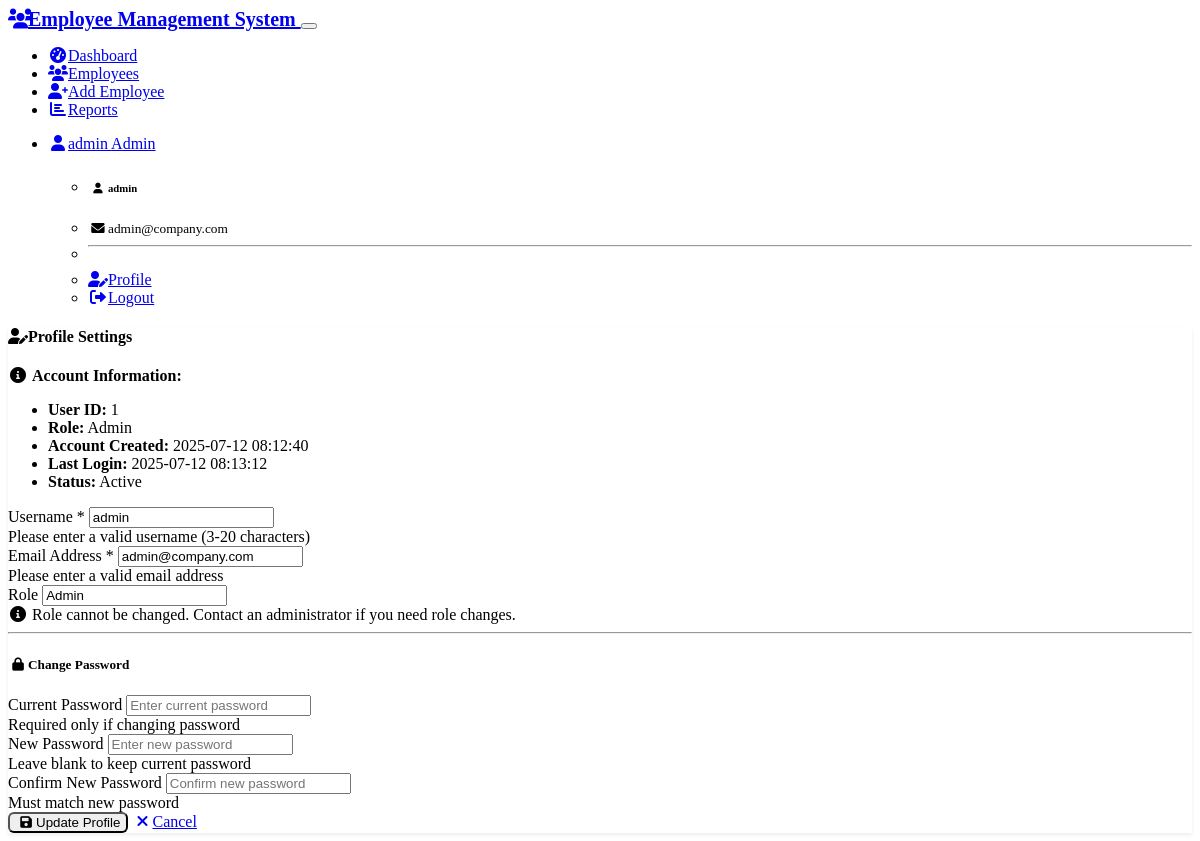
The page /profile (signed in) on the database its author committed.
### models.py (models this page shows, shortened)
class Admin(db.Model):
    id = db.Column(db.Integer, primary_key=True)
    username = db.Column(db.String(64), unique=True, nullable=False)
    email = db.Column(db.String(120), unique=True, nullable=False)
    password_hash = db.Column(db.String(256), nullable=False)
    role = db.Column(db.String(20), default='HR', nullable=False)  # Admin or HR
    is_active = db.Column(db.Boolean, default=True, nullable=False)
    created_at = db.Column(db.DateTime, default=datetime.utcnow)
    last_login = db.Column(db.DateTime, nullable=True)

### routes/auth.py (the view, shortened to what this page needs)
@app.route('/profile', methods=['GET', 'POST'])
def profile():
    if 'admin_id' not in session:
        return redirect(url_for('login'))
    try:
        admin = Admin.query.get_or_404(session['admin_id'])
        return render_template('profile.html', admin=admin)
    except Exception as e:
        logging.error(f"Profile error: {str(e)}")
        db.session.rollback()
        flash('Error updating profile', 'error')
        return redirect(url_for('index'))

### routes/auth.py (called while the page is built, shortened)
@app.context_processor
def inject_user():
    if 'admin_id' in session:
        return dict(
            current_admin=session.get('admin_username'),
            current_email=session.get('admin_email'),
            current_role=session.get('admin_role'),
            is_logged_in=True
        )

### templates/profile.html (shortened to what this page needs)
{% extends "base.html" %}
{% block content %}
<div class="container">
    <div class="row justify-content-center">
        <div class="col-md-8">
            <div class="card">
                <div class="card-header">
                    <h4 class="card-title mb-0">
                        <i class="fas fa-user-edit me-2"></i>Profile Settings
                    </h4>
                </div>
                <div class="card-body">
                    <div class="row mb-4">
                        <div class="col-12">
                            <div class="alert alert-info">
                                <i class="fas fa-info-circle me-2"></i>
                                <strong>Account Information:</strong>
                                <ul class="mb-0 mt-2">
                                    <li><strong>User ID:</strong> {{ admin.id }}</li>
                                    <li><strong>Role:</strong> {{ admin.role }}</li>
                                    <li><strong>Account Created:</strong> {{ admin.created_at.strftime('%Y-%m-%d %H:%M:%S') }}</li>
                                    <li><strong>Last Login:</strong> {{ admin.last_login.strftime('%Y-%m-%d %H:%M:%S') if admin.last_login else 'Never' }}</li>
                                    <li><strong>Status:</strong>
                                        {% if admin.is_active %}
                                            <span class="badge bg-success">Active</span>
                                        {% else %}
                                            <span class="badge bg-danger">Inactive</span>
                                        {% endif %}
                                    </li>
                                </ul>
                            </div>
                        </div>
                    </div>
                    <form method="POST" class="needs-validation" novalidate>
                        <div class="row">
                            <div class="col-md-6 mb-3">
                                <label for="username" class="form-label">Username *</label>
                                <input type="text" class="form-control" id="username" name="username"
                                       value="{{ admin.username }}" required placeholder="Enter username"
                                       minlength="3" maxlength="20">
                                <div class="invalid-feedback">
                                    Please enter a valid username (3-20 characters)
                                </div>
                            </div>
                            <div class="col-md-6 mb-3">
                                <label for="email" class="form-label">Email Address *</label>
                                <input type="email" class="form-control" id="email" name="email"
                                       value="{{ admin.email }}" required placeholder="Enter email address">
                                <div class="invalid-feedback">
                                    Please enter a valid email address
                                </div>
                            </div>
                        </div>
                        <div class="row">
                            <div class="col-12 mb-3">
                                <label for="role" class="form-label">Role</label>
                                <input type="text" class="form-control" id="role" name="role"
                                       value="{{ admin.role }}" readonly>
                                <div class="form-text">
                                    <i class="fas fa-info-circle me-1"></i>
                                    Role cannot be changed. Contact an administrator if you need role changes.
                                </div>
                            </div>
                        </div>
                        <hr class="my-4">
                        <h5 class="mb-3">
                            <i class="fas fa-lock me-2"></i>Change Password
                        </h5>
                        <div class="row">
                            <div class="col-md-4 mb-3">
                                <label for="current_password" class="form-label">Current Password</label>
                                <input type="password" class="form-control" id="current_password" name="current_password"
                                       placeholder="Enter current password">
                                <div class="form-text">
                                    Required only if changing password
                                </div>
                            </div>
                            <div class="col-md-4 mb-3">
                                <label for="new_password" class="form-label">New Password</label>
                                <input type="password" class="form-control" id="new_password" name="new_password"
                                       placeholder="Enter new password" minlength="6">
                                <div class="form-text">
                                    Leave blank to keep current password
                                </div>
                            </div>
                            <div class="col-md-4 mb-3">
                                <label for="confirm_password" class="form-label">Confirm New Password</label>
                                <input type="password" class="form-control" id="confirm_password" name="confirm_password"
                                       placeholder="Confirm new password" minlength="6">
                                <div class="form-text">
                                    Must match new password
                                </div>
                            </div>
                        </div>
                        <div class="row">
                            <div class="col-12">
                                <div class="d-flex gap-2">
                                    <button type="submit" class="btn btn-primary">
                                        <i class="fas fa-save me-1"></i>Update Profile
                                    </button>
                                    <a href="{{ url_for('index') }}" class="btn btn-secondary">
                                        <i class="fas fa-times me-1"></i>Cancel
                                    </a>
                                </div>
                            </div>
                        </div>
                    </form>
                </div>
            </div>
        </div>
    </div>
</div>
{% endblock %}

### templates/base.html (shortened to what this page needs)
<!DOCTYPE html>
<html lang="en" data-bs-theme="dark">
<head>
    <link href="https://cdn.replit.com/agent/bootstrap-agent-dark-theme.min.css" rel="stylesheet">
    <link rel="stylesheet" href="https://cdnjs.cloudflare.com/ajax/libs/font-awesome/6.0.0/css/all.min.css">
    <link rel="stylesheet" href="{{ url_for('static', filename='css/custom.css') }}">
</head>
<body>
    {% if is_logged_in %}
    <nav class="navbar navbar-expand-lg navbar-dark bg-dark">
        <div class="container">
            <a class="navbar-brand" href="{{ url_for('index') }}">
                <i class="fas fa-users me-2"></i>Employee Management System
            </a>
            <button class="navbar-toggler" type="button" data-bs-toggle="collapse" data-bs-target="#navbarNav">
            </button>
            <div class="collapse navbar-collapse" id="navbarNav">
                <ul class="navbar-nav me-auto">
                    <li class="nav-item">
                        <a class="nav-link" href="{{ url_for('index') }}">
                            <i class="fas fa-tachometer-alt me-1"></i>Dashboard
                        </a>
                    </li>
                    <li class="nav-item">
                        <a class="nav-link" href="{{ url_for('employees') }}">
                            <i class="fas fa-users me-1"></i>Employees
                        </a>
                    </li>
                    <li class="nav-item">
                        <a class="nav-link" href="{{ url_for('add_employee') }}">
                            <i class="fas fa-user-plus me-1"></i>Add Employee
                        </a>
                    </li>
                    <li class="nav-item">
                        <a class="nav-link" href="{{ url_for('reports') }}">
                            <i class="fas fa-chart-bar me-1"></i>Reports
                        </a>
                    </li>
                </ul>
                <ul class="navbar-nav">
                    <li class="nav-item dropdown">
                        <a class="nav-link dropdown-toggle" href="#" id="navbarDropdown" role="button" data-bs-toggle="dropdown">
                            <i class="fas fa-user me-1"></i>{{ current_admin }}
                            <span class="badge bg-secondary ms-1">{{ current_role }}</span>
                        </a>
                        <ul class="dropdown-menu">
                            <li><h6 class="dropdown-header">
                                <i class="fas fa-user me-1"></i>{{ current_admin }}
                            </h6></li>
                            <li><small class="dropdown-item-text text-muted">
                                <i class="fas fa-envelope me-1"></i>{{ current_email }}
                            </small></li>
                            <li><hr class="dropdown-divider"></li>
                            <li><a class="dropdown-item" href="{{ url_for('profile') }}">
                                <i class="fas fa-user-edit me-1"></i>Profile
                            </a></li>
                            <li><a class="dropdown-item" href="{{ url_for('logout') }}">
                                <i class="fas fa-sign-out-alt me-1"></i>Logout
                            </a></li>
                        </ul>
                    </li>
                </ul>
            </div>
        </div>
    </nav>
    {% endif %}
    <main class="py-4">
        {% block content %}{% endblock %}
    </main>
</body>
</html>

### static/css/custom.css (style rules this page uses)
.card { border: none; box-shadow: 0 0.125rem 0.25rem rgba(0, 0, 0, 0.075); transition: box-shadow 0.15s ease-in-out; }
.bg-success { background-color: var(--bs-success) !important; }
.btn { border-radius: 0.375rem; transition: all 0.15s ease-in-out; }
.navbar-brand { font-weight: 600; font-size: 1.25rem; }
.nav-link { font-weight: 500; transition: color 0.15s ease-in-out; }
.alert { border: none; border-radius: 0.5rem; }
.fas, .far { width: 1.25rem; text-align: center; }

### rows shown on the page
Admin: email "admin@company.com", id "1", role "Admin", created_at "2025-07-12 08:12:40", last_login "2025-07-12 08:13:12", username "admin"

### other values the page prints
{{ current_admin }} "admin"
{{ current_role }} "Admin"
